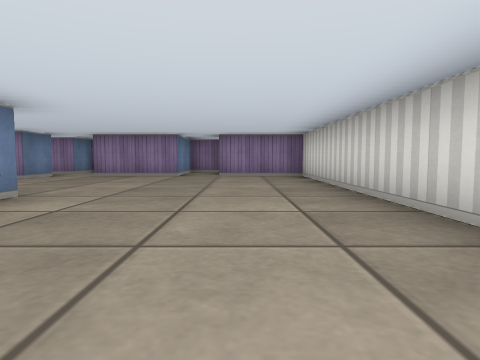
view 1 (above)

21 first-person views from a walk through a cub3D level. The camera is about half as high as the walls, tilts 4° down and sees 75° across. The floor is counted in squares. Each view is taken from the middle of a square. On the plan, view 1 faces up. The plan holds only what a view shows up to about 9 squares ahead; the rest is blank.

view 2
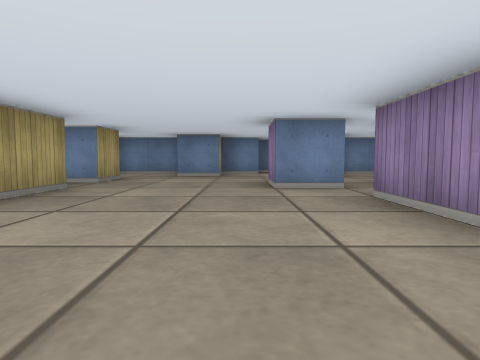

view 3
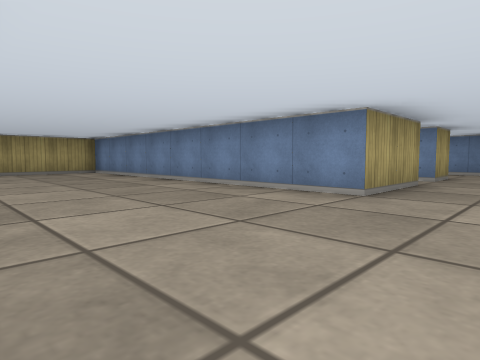

view 4
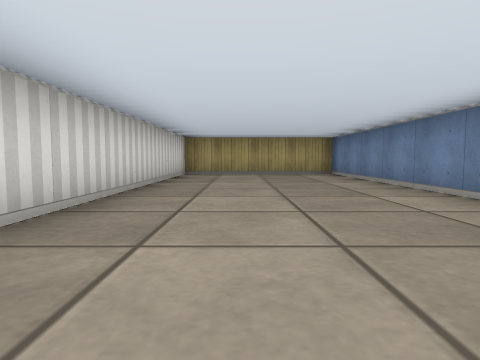

view 5
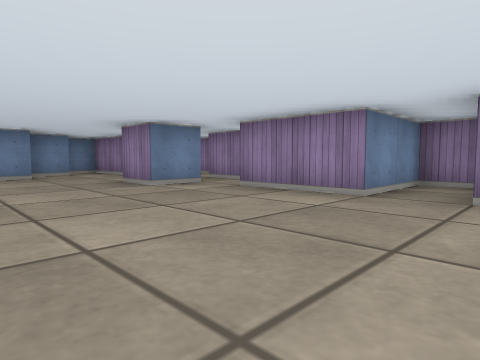

view 6
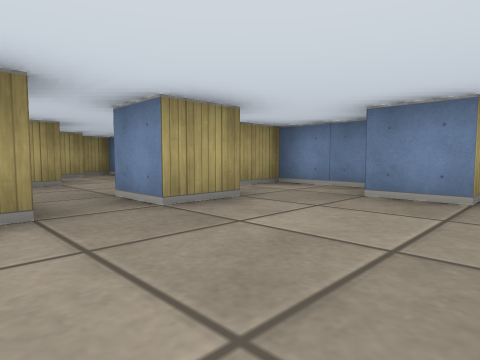

view 7
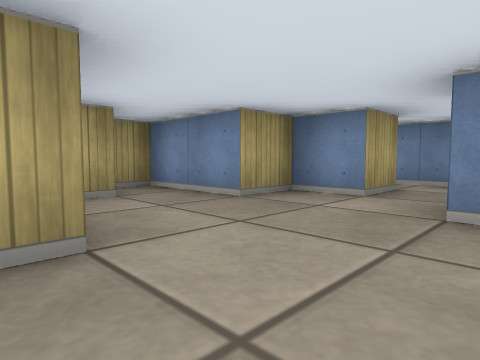

view 8
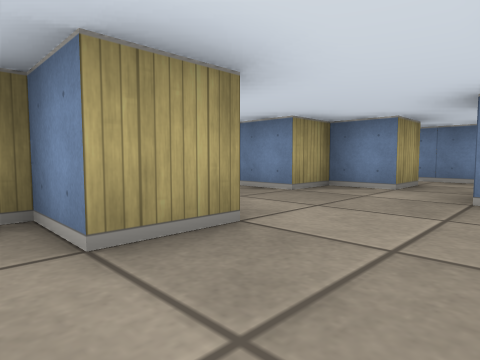

view 9
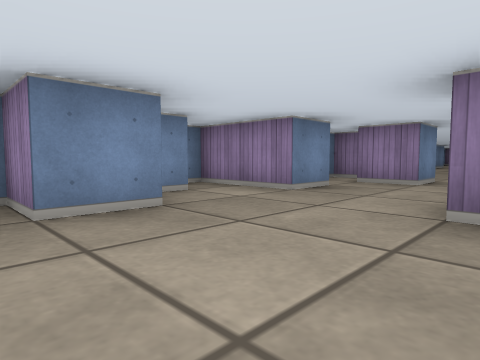

view 10
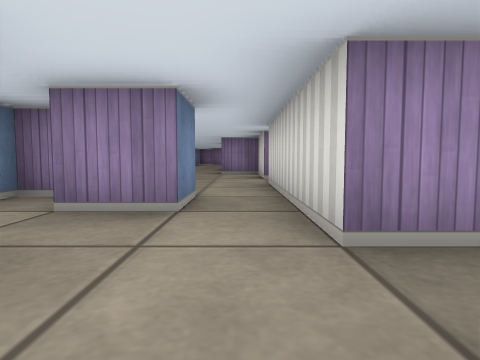

view 11
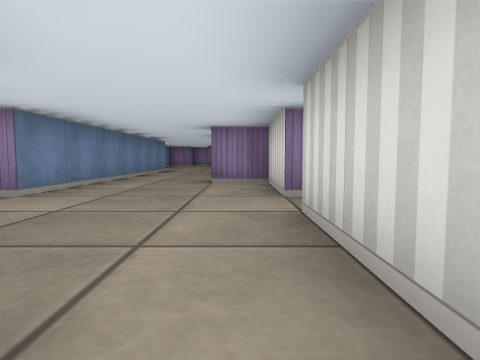

view 12
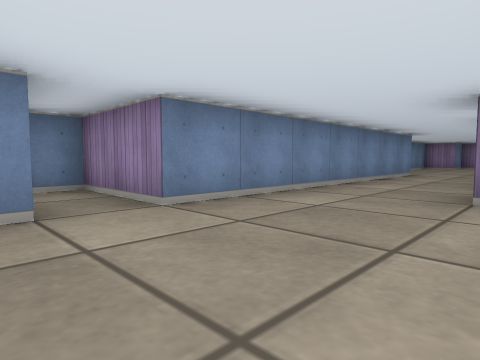

view 13
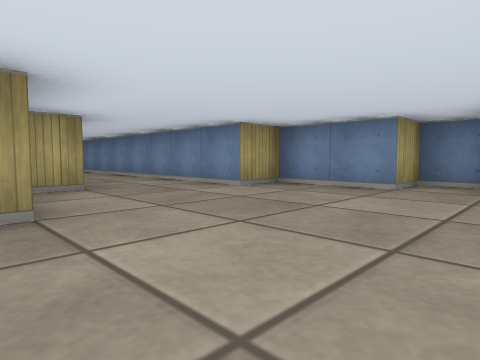

view 14
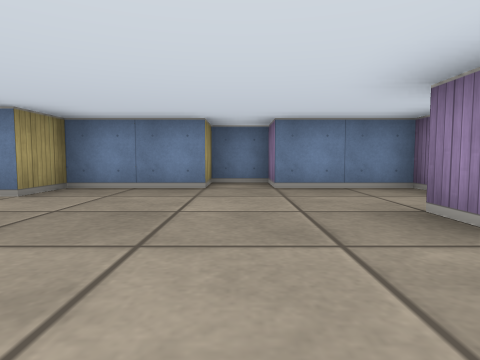

view 15
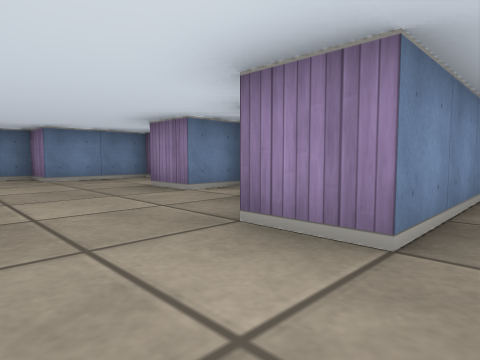

view 16
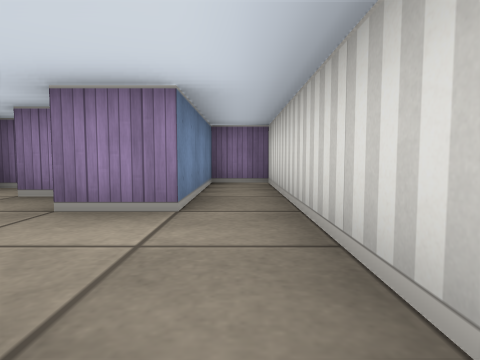

view 17
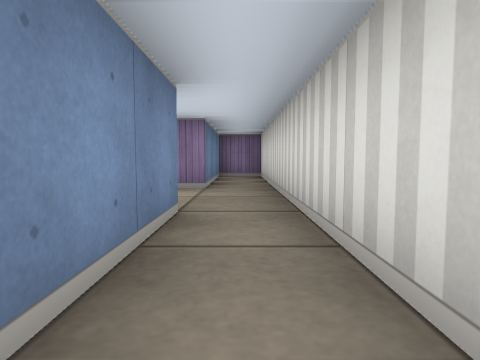

view 18
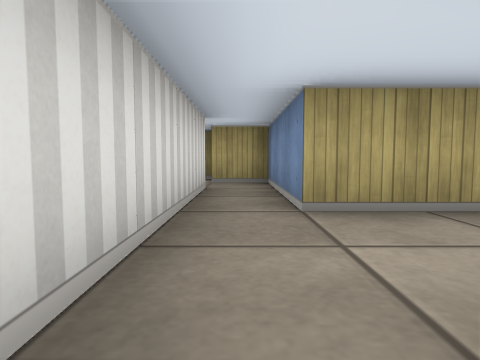

view 19
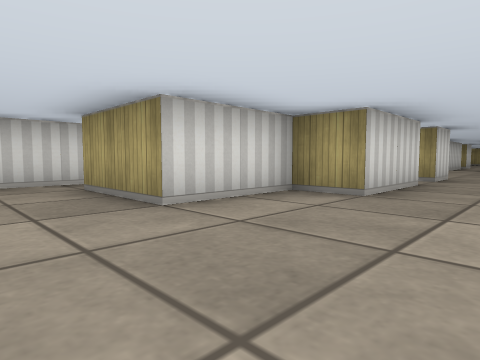

view 20
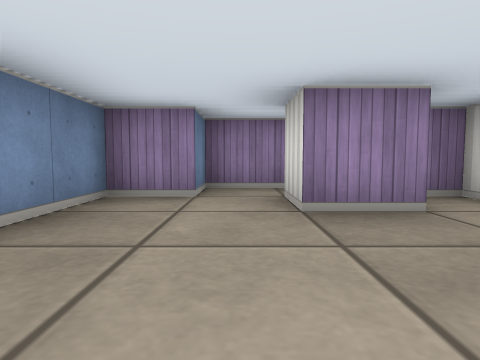

view 21
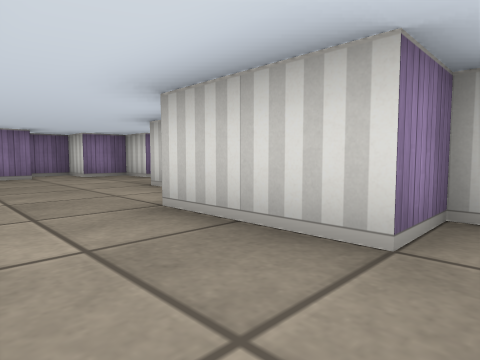

### Floor plan
Ten units are one square. View 1 is at (0, 0); x grows to the right and y downward. Boxes are objects, and circles mark ways between rooms. Rooms are numbered by the first view taken in them; rooms with no view inside come last. Other rooms are left out.
<svg viewBox="-110 -270 130 320">
<path fill="none" stroke="#000" d="M-46 -35 -25 -35 -25 45 15 45 15 -75 -5 -75M-56 -5 -45 -5 -45 5M-65 -35 -55 -35 -55 -25M-66 15 -60 15M-45 -76 -45 -65 -55 -65M-96 -5 -85 -5 -85 5 -75 5 -75 25 -68 25M-85 -66 -85 -55 -75 -55 -75 -45 -85 -45 -85 -25 -75 -25M-105 -11 -105 -1M-45 -91 -45 -85 -55 -85 -55 -95M-75 -86 -75 -75 -95 -75 -95 -68M-65 -95 -75 -95M-8 -95 -15 -95 -15 -75 -35 -75M-79 -105 -85 -105 -85 -88M-54 -175 -65 -175 -65 -195 -55 -195 -55 -215 -35 -215 -35 -195M-25 -195 -25 -265 -35 -265 -35 -235 -45 -235 -45 -245 -55 -245 -55 -255 -65 -255 -65 -245 -75 -245 -75 -255M-55 -135 -55 -155 -65 -155 -65 -165 -61 -165M-72 -265 -85 -265 -85 -255 -95 -255 -95 -235 -105 -235 -105 -225 -95 -225 -95 -205 -85 -205 -85 -135 -105 -135 -105 -129M-65 -105 -65 -95M-55 -95 -55 -125M-35 -195 -35 -185 -25 -185"/>
<circle cx="-60" cy="-90" r="3" fill="#2a7"/>
<circle cx="-30" cy="-190" r="3" fill="#2a7"/>
<text x="-40" y="-20">1</text>
<text x="-70" y="-190">2</text>
<text x="-10" y="-180">3</text>
</svg>
Room 1 opens to room 2. Room 2 opens to room 3.

Where each view was taken, in squares from view 1:
view 1: 0 up, 0 right, facing up
view 2: 6 up, 0 right, facing left
view 3: 5 up, 1 right, facing down-left
view 4: 4 up, 0 right, facing down
view 5: 4 up, 0 right, facing up-left
view 6: 6 up, 4 left, facing down-left
view 7: 2 up, 5 left, facing down-left
view 8: 2 up, 4 left, facing down-left
view 9: 4 up, 5 left, facing up-left
view 10: 7 up, 6 left, facing up
view 11: 10 up, 6 left, facing up
view 12: 12 up, 6 left, facing up-left
view 13: 24 up, 5 left, facing down-left
view 14: 23 up, 5 left, facing left
view 15: 22 up, 3 left, facing up-left
view 16: 21 up, 3 left, facing up
view 17: 19 up, 3 left, facing up
view 18: 24 up, 3 left, facing down
view 19: 23 up, 8 left, facing down-right
view 20: 22 up, 8 left, facing up
view 21: 17 up, 8 left, facing up-right
